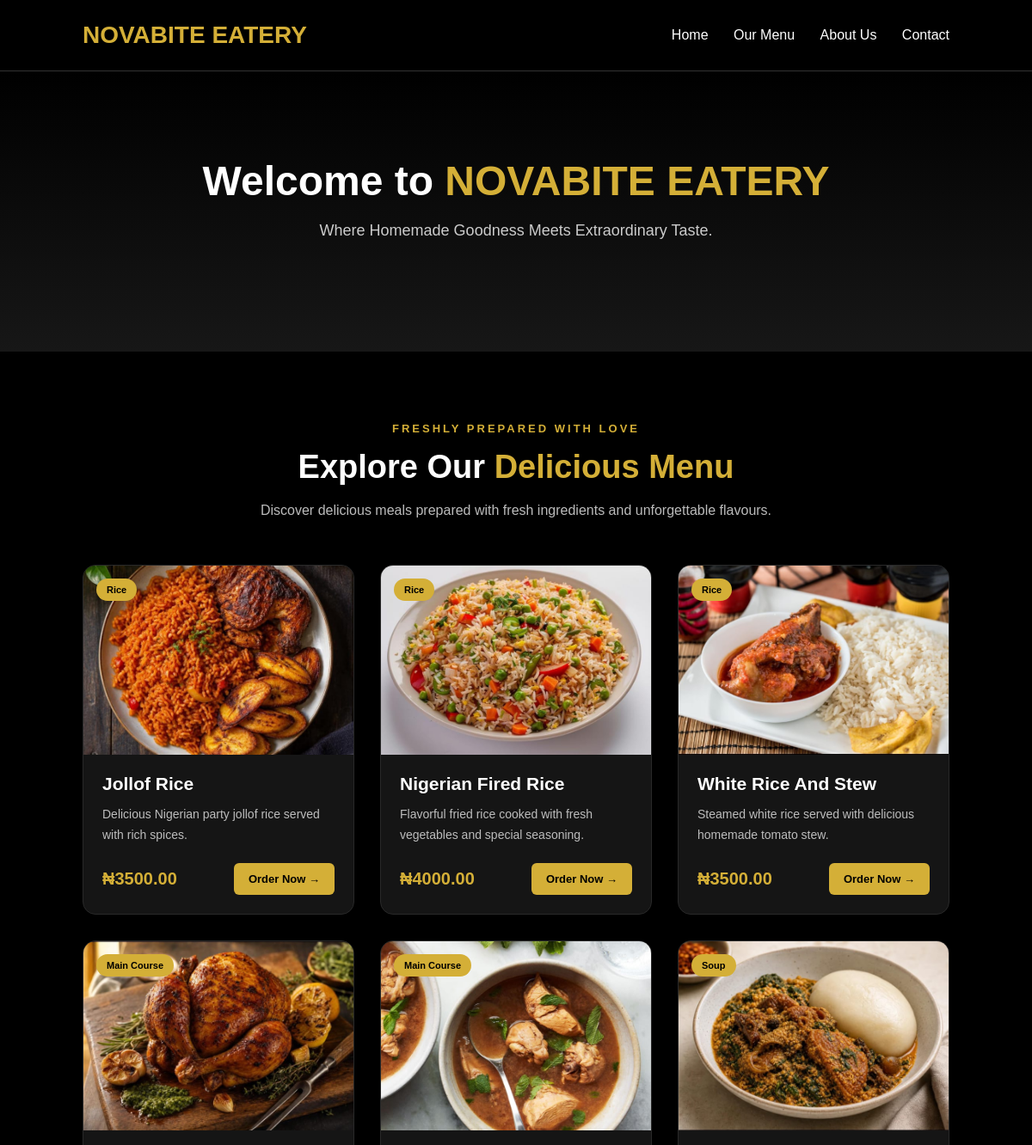
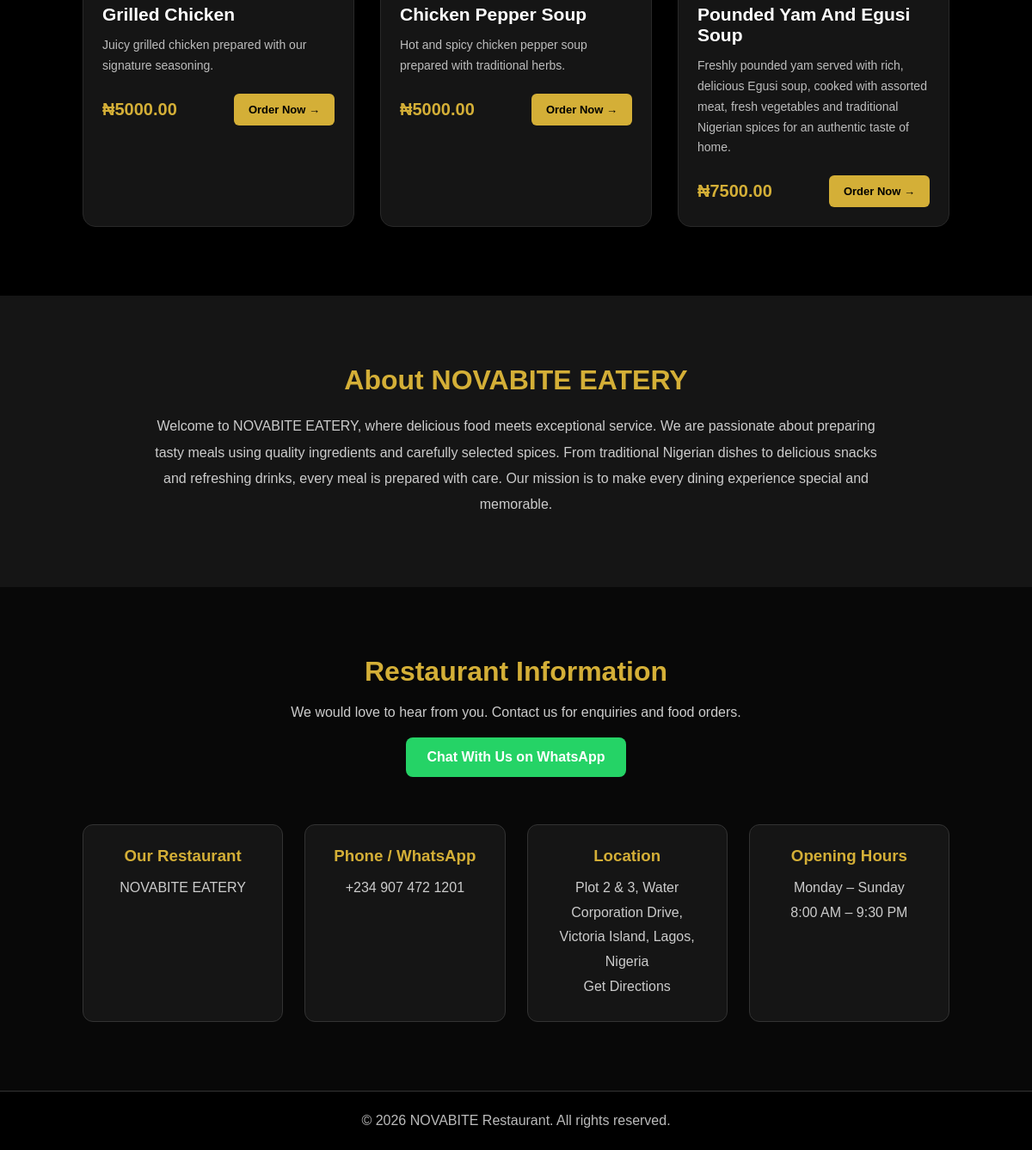
The page / on the database its author committed (2 pictures, top to bottom).
### restaurant/models.py (models this page shows, shortened)
class MenuItem(models.Model):
    name = models.CharField(max_length=100)
    description = models.TextField()
    price = models.DecimalField(max_digits=8, decimal_places=2)
    category = models.CharField(max_length=100)
    available = models.BooleanField(default=True)
    image = models.ImageField(upload_to='food_images/', blank=True, null=True)

### restaurant/views.py (the view)
# urls.py: 2. Add a URL to urlpatterns:  path('', views.home, name='home')
def home(request):
    menu_items = MenuItem.objects.filter(available=True)
    return render(request, 'restaurant/home.html', {
        'menu_items': menu_items
    })

### restaurant/templates/restaurant/home.html (shortened to what this page needs)
<!DOCTYPE html>
<html lang="en">
<head>
</head>
<body>
    <header>
        <div class="logo">NOVABITE EATERY</div>
        <nav>
            <a href="/">Home</a>
            <a href="#menu">Our Menu</a>
            <a href="#about">About Us</a>
            <a href="#contact">Contact</a>
        </nav>
    </header>
    <section class="hero">
        <h1>Welcome to <span>NOVABITE EATERY</span></h1>
        <p>Where Homemade Goodness Meets Extraordinary Taste.</p>
    </section>
    <section class="menu" id="menu">
        <div class="menu-heading">
            <span class="menu-subtitle">FRESHLY PREPARED WITH LOVE</span>
            <h2>Explore Our <span>Delicious Menu</span></h2>
            <p>Discover delicious meals prepared with fresh ingredients
               and unforgettable flavours.</p>
        </div>
        <div class="menu-container">
           {% for item in menu_items %}
                <div class="menu-item">
                    <div class="food-image-container">
                        {% if item.image %}
                            <img
                                src="{{ item.image.url }}"
                                alt="{{ item.name }}"
                                class="food-image"
                            >
                        {% else %}
                            <div class="image-placeholder">
                                <span>NOVABITE</span>
                                <small>Delicious food awaits</small>
                            </div>
                        {% endif %}
                        <span class="category-label">
                            {{ item.category }}
                        </span>
                    </div>
                    <div class="menu-content">
                        <h3>{{ item.name }}</h3>
                        <p class="food-description">
                            {{ item.description }}
                        </p>
                        <div class="menu-bottom">
                            <span class="price">
                                ₦{{ item.price|floatformat:2 }}
                            </span>
                            <a
                                href="https://wa.me/2349074721201?text=Hello%20NOVABITE,%20I%20would%20like%20to%20order%20{{ item.name|urlencode }}"
                                class="order-btn"
                                target="_blank"
                                rel="noopener noreferrer"
                            >
                                Order Now →
                            </a>
                        </div>
                    </div>
                </div>
            {% endfor %}
        </div>
    </section>
<section class="about" id="about">
    <h2>About NOVABITE EATERY</h2>
    <p>
        Welcome to NOVABITE EATERY, where delicious food
        meets exceptional service. We are passionate about
        preparing tasty meals using quality ingredients and
        carefully selected spices. From traditional Nigerian
        dishes to delicious snacks and refreshing drinks,
        every meal is prepared with care. Our mission is to
        make every dining experience special and memorable.
    </p>
</section>
<section class="contact" id="contact">
    <h2>Restaurant Information</h2>
    <p style="color: #ccc;">
        We would love to hear from you. Contact us for
        enquiries and food orders.
    </p>
    <a href="https://wa.me/2349074721201"
   target="_blank"
   rel="noopener noreferrer"
   class="whatsapp-btn">
    Chat With Us on WhatsApp
</a>
    <div class="contact-info">
        <div class="contact-card">
            <h3>Our Restaurant</h3>
            <p>NOVABITE EATERY</p>
        </div>
        <div class="contact-card">
            <h3>Phone / WhatsApp</h3>
            <p>+234 907 472 1201</p>
        </div>
        <div class="contact-card">
            <h3>Location</h3>
            <p><p>Plot 2 & 3, Water Corporation Drive,
                Victoria Island, Lagos, Nigeria</p>
                <a href="https://www.google.com/maps/search/?api=1&query=Plot+2+%26+3+Water+Corporation+Dr+Victoria+Island+Lagos+Nigeria"
                target="_blank">
                    Get Directions
                </a></p>
        </div>
        <div class="contact-card">
            <h3>Opening Hours</h3>
            <p>Monday – Sunday</p>
            <p>8:00 AM – 9:30 PM</p>
        </div>
    </div>
</section>
    <footer id="contact">
        <p>© 2026 NOVABITE Restaurant. All rights reserved.</p>
    </footer>
</body>
</html>

### restaurant/templates/restaurant/home.html (style rules this page uses)
* { margin: 0; padding: 0; box-sizing: border-box; }
body { background-color: #000000; color: #ffffff; font-family: Arial, sans-serif; }
header { padding: 25px 8%; display: flex; justify-content: space-between; align-items: center; border-bottom: 1px solid #333; }
.logo { color: #d4af37; font-size: 28px; font-weight: bold; }
nav a { color: white; text-decoration: none; margin-left: 25px; }
.hero { text-align: center; padding: 100px 20px; background: linear-gradient(#000000, #171717); }
.hero h1 { font-size: 48px; margin-bottom: 20px; }
.hero span { color: #d4af37; }
.hero p { color: #cccccc; font-size: 18px; margin-bottom: 30px; }
.menu { padding: 80px 8%; background-color: #000000; }
.menu-heading { text-align: center; margin-bottom: 50px; }
.menu-subtitle { color: #d4af37; font-size: 13px; letter-spacing: 3px; font-weight: bold; }
.menu-heading h2 { color: #ffffff; font-size: 38px; margin: 15px 0; }
.menu-heading h2 span { color: #d4af37; }
.menu-heading p { color: #bbbbbb; font-size: 16px; line-height: 1.7; }
.menu-container { display: grid; grid-template-columns: repeat(auto-fit, minmax(250px, 1fr)); gap: 30px; }
.menu-item { background: #151515; border: 1px solid #292929; border-radius: 15px; overflow: hidden; transition: 0.3s ease; }
.food-image-container { position: relative; width: 100%; height: 220px; overflow: hidden; }
.food-image { width: 100%; height: 100%; object-fit: cover; display: block; transition: transform 0.4s ease; }
.category-label { position: absolute; top: 15px; left: 15px; background: #d4af37; color: #000000; padding: 7px 12px; border-radius: 20px; font-size: 11px; font-weight: bold; }
.menu-content { padding: 22px; }
.menu-content h3 { color: #ffffff; font-size: 21px; margin-bottom: 12px; }
.food-description { color: #bdbdbd; font-size: 14px; line-height: 1.7; min-height: 48px; margin-bottom: 20px; }
.menu-bottom { display: flex; justify-content: space-between; align-items: center; gap: 10px; flex-wrap: wrap; }
.price { color: #d4af37; font-size: 20px; font-weight: bold; }
.order-btn { display: inline-block; background: #d4af37; color: #000000; padding: 11px 17px; border-radius: 6px; text-decoration: none; font-size: 13px; font-weight: bold; transition: 0.3s ease; }
.about { padding: 80px 8%; background: #151515; text-align: center; }
.about h2, .contact h2 { color: #d4af37; font-size: 32px; margin-bottom: 20px; }
.about p { color: #cccccc; font-size: 16px; line-height: 1.9; max-width: 850px; margin: auto; }
.contact { padding: 80px 8%; background: #080808; text-align: center; }
.contact-info { display: grid; grid-template-columns: repeat(auto-fit, minmax(220px, 1fr)); gap: 25px; margin-top: 35px; }
.contact-card { background: #151515; border: 1px solid #333; border-radius: 12px; padding: 25px; }
.contact-card h3 { color: #d4af37; margin-bottom: 12px; }
.contact-card p, .contact-card a { color: #cccccc; text-decoration: none; line-height: 1.8; overflow-wrap: anywhere; }
footer { padding: 25px 8%; text-align: center; background: #000; color: #bbbbbb; border-top: 1px solid #333; }
.whatsapp-btn { display: inline-block; background: #25D366; color: white; padding: 14px 25px; border-radius: 8px; text-decoration: none; font-weight: bold; margin: 20px 0; }

### rows shown on the page
MenuItem: image (picture), category "Rice", name "Jollof Rice", description "Delicious Nigerian party jollof rice served with rich spices.", price "3500.00"
MenuItem: image (picture), category "Rice", name "Nigerian Fired Rice", description "Flavorful fried rice cooked with fresh vegetables and special seasoning.", price "4000.00"
MenuItem: image (picture), category "Rice", name "White Rice And Stew", description "Steamed white rice served with delicious homemade tomato stew.", price "3500.00"
MenuItem: image (picture), category "Main Course", name "Grilled Chicken", description "Juicy grilled chicken prepared with our signature seasoning.", price "5000.00"
MenuItem: image (picture), category "Main Course", name "Chicken Pepper Soup", description "Hot and spicy chicken pepper soup prepared with traditional herbs.", price "5000.00"
MenuItem: image (picture), category "Soup", name "Pounded Yam And Egusi Soup", description "Freshly pounded yam served with rich, delicious Egusi soup, cooked with assorted meat, fresh vegetables and traditional Nigerian spices for an authentic taste of home.", price "7500.00"
